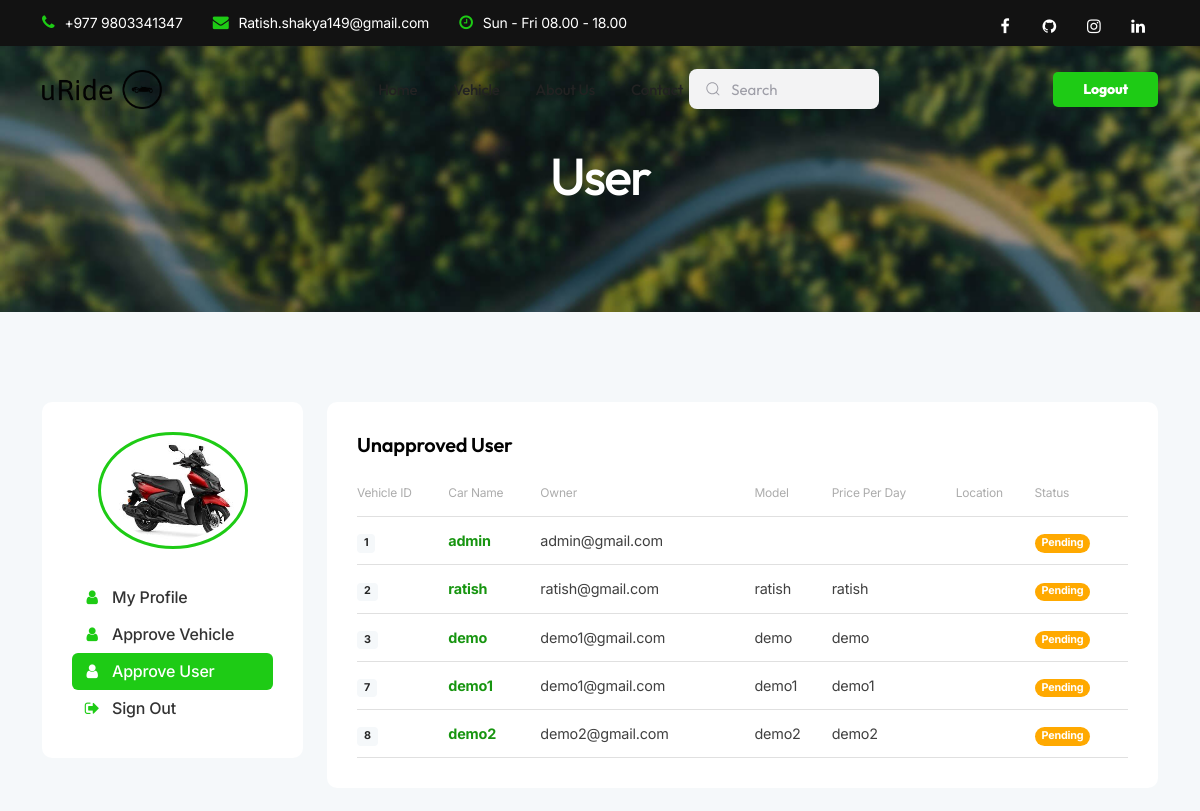
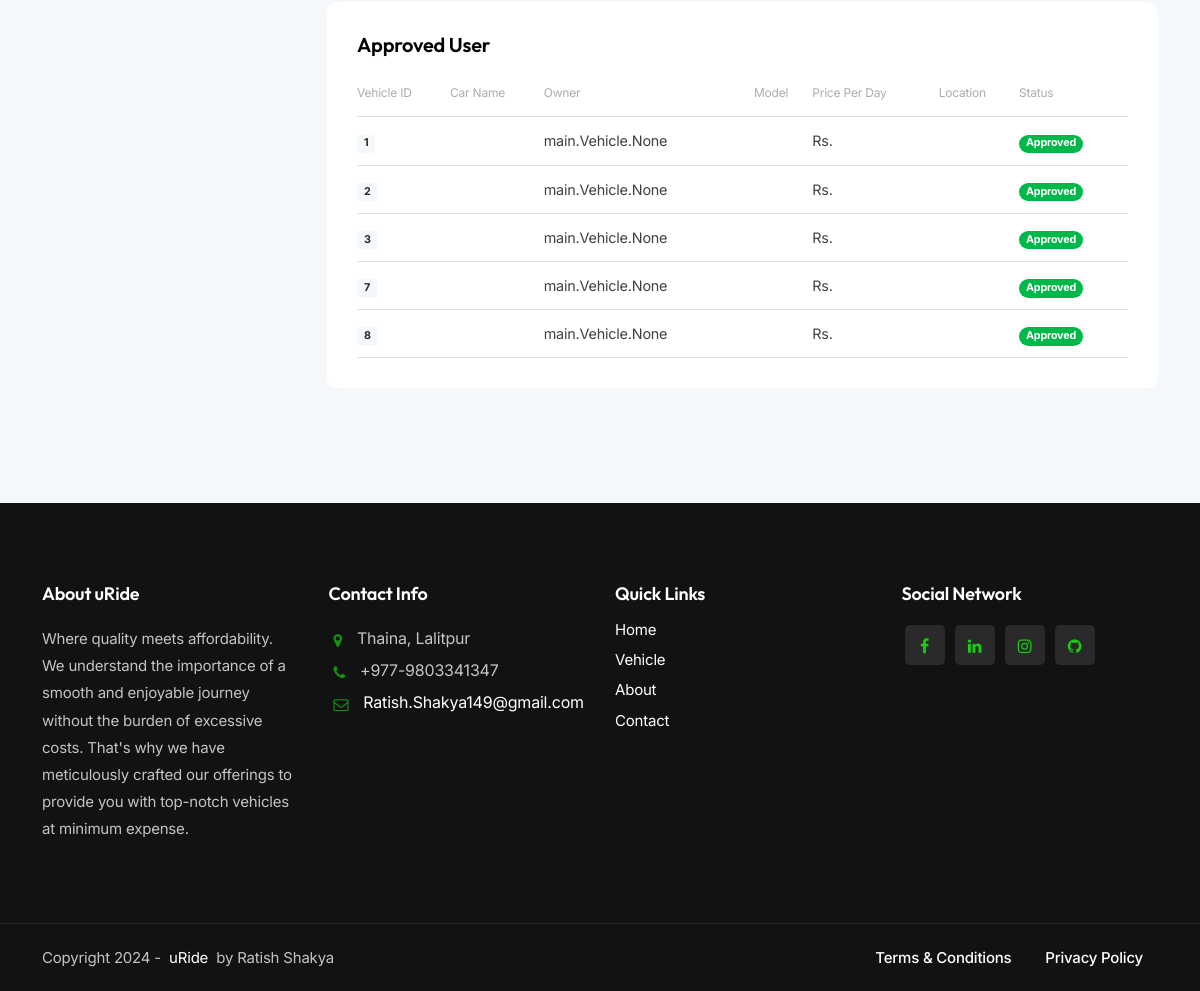
/user-approve/ (signed in), run on an earlier commit of the app's database (2 pictures, top to bottom).
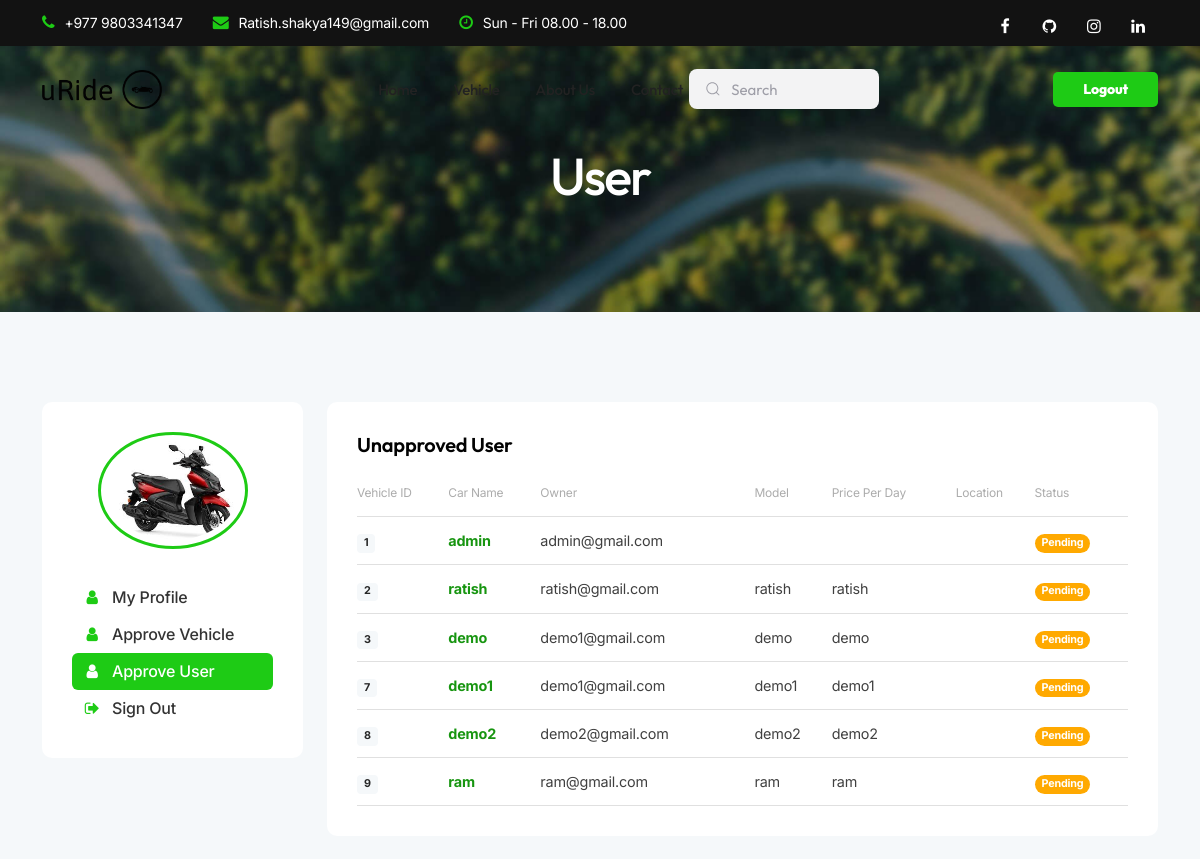
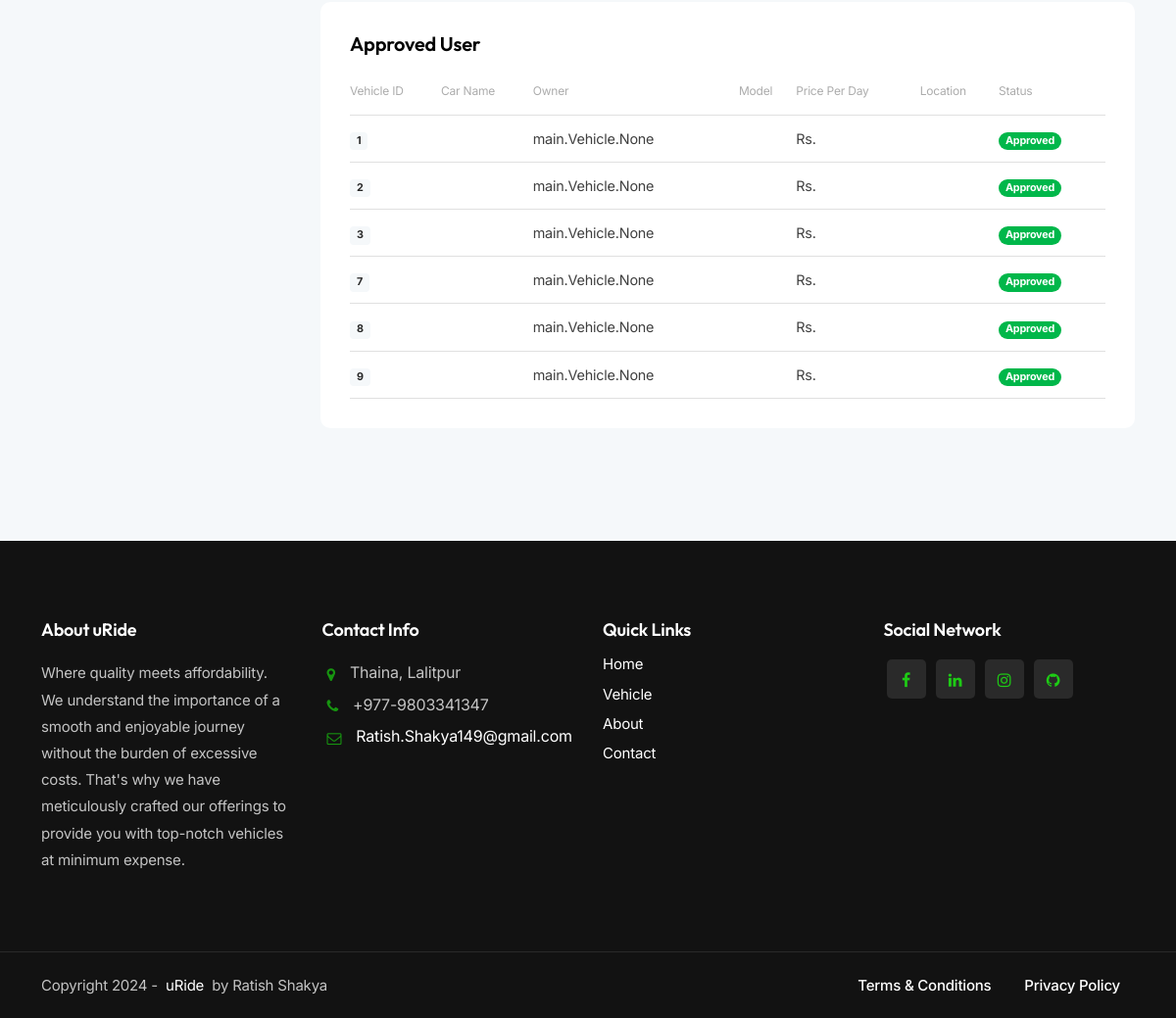
And on a later commit of the database (2 pictures, top to bottom).
### main/models.py (models this page shows, shortened)
class Profile(models.Model):
    user = models.OneToOneField(User, on_delete=models.CASCADE)
    profile_picture = models.ImageField(upload_to='profile_pictures/', blank=True, null=True)
    full_name = models.CharField(max_length=20, blank=True, null=True)
    phone_number = models.CharField(max_length=10, blank=True, null=True)
    licence_picture = models.ImageField(upload_to='licence_pictures/', blank=True, null=True)

class User(AbstractUser):
    is_admin = models.BooleanField(default=False)
    is_customer = models.BooleanField(default=True)
    is_owner = models.BooleanField(default=False)
    approved = models.BooleanField(default=False)

### main/views.py (the view)
# urls.py: path('user-approve/',views.approve_user,name='user_approve'),
def approve_user(request):
    user=User.objects.filter(approved=False)
    context={
        'user':user,
        'profile': request.user.profile,
    }
    return render(request, 'pages/admin/user_approve.html',context)

### main/templates/pages/admin/user_approve.html (shortened to what this page needs)
{% extends "pages/admin/admin_base.html" %}
{% block profile_title %}
User
{% endblock profile_title %}
{% block profile_content %}
<div class="col-lg-9">
  <div class="card padding30 rounded-5 mb25">
    <h4>Unapproved User</h4>
    <table class="table de-table">
      <thead>
        <tr>
          <th scope="col"><span class="fs-12 text-gray">Vehicle ID</span></th>
          <th scope="col"><span class="fs-12 text-gray">Car Name</span></th>
          <th scope="col"><span class="fs-12 text-gray">Owner</span></th>
          <th scope="col"><span class="fs-12 text-gray">Model</span></th>
          <th scope="col"><span class="fs-12 text-gray">Price Per Day</span></th>
          <th scope="col"><span class="fs-12 text-gray">Location</span></th>
          <th scope="col"><span class="fs-12 text-gray">Status</span></th>
        </tr>
      </thead>
      <tbody>
        {% for item in user %}
        <tr>
          <td><span class="d-lg-none d-sm-block">Vehicle ID</span>
            <div class="badge bg-gray-100 text-dark">{{item.id}}</div>
          </td>
          <td><span class="d-lg-none d-sm-block">Car Name</span><a href="{% url 'vehicle_approve_detail' item.id %}"><span class="bold">{{item.username}}</span></a></td>
          <td><span class="d-lg-none d-sm-block">Owner</span>{{item.email}}</td>
          <td><span class="d-lg-none d-sm-block">Model</span>{{item.first_name}}</td>
          <td><span class="d-lg-none d-sm-block">Price Per Day</span>{{item.last_name}}</td>
          <td><span class="d-lg-none d-sm-block">Location</span>{{item.vehicle_location}}</td>
          <td>
            <div class="badge rounded-pill bg-warning">Pending</div>
          </td>
        </tr>
        {% endfor %}
      </tbody>
    </table>
  </div>
  <div class="card padding30 rounded-5 mb25">
    <h4>Approved User</h4>
    <table class="table de-table">
      <thead>
        <tr>
          <th scope="col"><span class="fs-12 text-gray">Vehicle ID</span></th>
          <th scope="col"><span class="fs-12 text-gray">Car Name</span></th>
          <th scope="col"><span class="fs-12 text-gray">Owner</span></th>
          <th scope="col"><span class="fs-12 text-gray">Model</span></th>
          <th scope="col"><span class="fs-12 text-gray">Price Per Day</span></th>
          <th scope="col"><span class="fs-12 text-gray">Location</span></th>
          <th scope="col"><span class="fs-12 text-gray">Status</span></th>
        </tr>
      </thead>
      <tbody>
        {% for approve in user %}
        <tr>
          <td><span class="d-lg-none d-sm-block">Vehicle ID</span>
            <div class="badge bg-gray-100 text-dark">{{approve.id}}</div>
          </td>
          <td><span class="d-lg-none d-sm-block">Car Name</span></td>
          <td><span class="d-lg-none d-sm-block">Pick Up Location</span>{{approve.uploaded_by}}</td>
          <td><span class="d-lg-none d-sm-block">Drop Off Location</span>{{approve.vehicle_model}}</td>
          <td><span class="d-lg-none d-sm-block">Pick Up Date</span>Rs. {{approve.price_per_day}}</td>
          <td><span class="d-lg-none d-sm-block">Return Date</span>{{approve.vehicle_location}}</td>
          <td>
            <div class="badge rounded-pill bg-success  ">Approved</div>
          </td>
        </tr>
        {% endfor %}
      </tbody>
    </table>
  </div>
</div>
{% endblock profile_content %}

### main/templates/pages/admin/admin_base.html (shortened to what this page needs)
{% extends "base.html" %}
{% load static %}
{% block content %}
<div class="no-bottom no-top zebra" id="content">
    <section id="subheader" class="jarallax text-light">
        <img src="{% static 'images/background/14.jpg' %} " class="jarallax-img" alt="">
        <div class="center-y relative text-center">
            <div class="container">
                <div class="row">
                    <div class="col-md-12 text-center">
                        <h1>
                            {% block profile_title %}
                            {% endblock profile_title %}
                        </h1>
                    </div>
                </div>
            </div>
        </div>
    </section>
    <section id="section-settings" class="bg-gray-100">
        <div class="container">
            <div class="row">
                <div class="col-lg-3 mb30">
                    <div class="card padding30 rounded-5">
                        <div class="profile_avatar">
                            {% if profile.profile_picture.url %}
                            <div class="profile_img">
                                <img src="{{profile.profile_picture.url}}" alt="">
                            </div>
                            {% else %}
                            <div class="profile_img">
                                <img src="{% static 'images/profile/1.jpg' %}" alt="">
                            </div>
                            {% endif %}
                        </div>
                        <div class="spacer-20"></div>
                        <ul class="menu-col">
                            <li><a href="{% url 'admin_profile' %}" class=""><i class="fa fa-user"></i>My
                                    Profile</a></li>
                            <li><a href="{% url 'vehicle_approve' %}" class=""><i class="fa fa-user"></i>Approve Vehicle</a></li>
                            <li><a href="{% url 'user_approve' %}" class="{% if request.path == '/user-approve/' %}
                                        active
                                      {% endif %}"><i class="fa fa-user"></i>Approve User</a></li>
                            <li><a href="{% url 'logout' %}"><i class="fa fa-sign-out"></i>Sign Out</a></li>
                        </ul>
                    </div>
                </div>
                {% block profile_content %}
                {% endblock profile_content %}
            </div>
        </div>
    </section>
    {% endblock content %}

### main/templates/base.html (shortened to what this page needs)
{% load static %}
<!DOCTYPE html>
<html lang="zxx">
<head>
  <link href="{% static 'css/bootstrap.min.css' %} " rel="stylesheet" type="text/css" id="bootstrap" />
  <link href="{% static 'css/mdb.min.css' %}" rel="stylesheet" type="text/css" id="mdb" />
  <link href="{% static 'css/plugins.css' %}" rel="stylesheet" type="text/css" />
  <link href="{% static 'css/style.css' %}" rel="stylesheet" type="text/css" />
  <link href="{% static 'css/coloring.css' %}" rel="stylesheet" type="text/css" />
  <link href="{% static 'css/search.css' %}" rel="stylesheet" type="text/css" />
  <link id="colors" href="{% static 'css/colors/scheme-01.css' %}" rel="stylesheet" type="text/css" />
</head>
<body>
  <div id="wrapper">
    <header class="transparent header-light scroll-light has-topbar">
      <div id="topbar" class="topbar-dark text-light">
        <div class="container">
          <div class="topbar-left xs-hide">
            <div class="topbar-widget">
              <div class="topbar-widget">
                <a href="tel:9803341347"><i class="fa fa-phone"></i>+977 9803341347</a>
              </div>
              <div class="topbar-widget">
                <a href="mailto:Ratish.shakya149@gmail.com"><i class="fa fa-envelope"></i>Ratish.shakya149@gmail.com</a>
              </div>
              <div class="topbar-widget">
                <a href="#"><i class="fa fa-clock-o"></i>Sun - Fri 08.00 - 18.00</a>
              </div>
            </div>
          </div>
          <div class="topbar-right">
            <div class="social-icons">
              <a href="https://www.facebook.com/newar.kto.123276"><i class="fa fa-facebook fa-lg"></i></a>
              <a href="https://github.com/Ratish149"><i class="fa fa-github fa-lg"></i></a>
              <a href="https://www.instagram.com/_ratish_347__/"><i class="fa fa-instagram fa-lg"></i></a>
              <a href="https://www.linkedin.com/in/ratish-shakya-3ba780306/"><i class="fa fa-linkedin fa-lg"></i></a>
            </div>
          </div>
          <div class="clearfix"></div>
        </div>
      </div>
      <div class="container">
        <div class="row">
          <div class="col-md-12">
            <div class="de-flex sm-pt10">
              <div class="de-flex-col">
                <div class="de-flex-col">
                  <div id="logo">
                    <a href="{% url 'home' %}">
                      <img class="logo-2" src="{% static 'images/logo.png' %}" alt="" />
                    </a>
                  </div>
                </div>
              </div>
              <div class="de-flex-col header-col-mid">
                <ul id="mainmenu">
                  <li>
                    <a class="menu-item" href="{% url 'home' %}">Home</a>
                  </li>
                  <li>
                    <a class="menu-item" href="{% url 'cars' %}">Vehicle</a>
                  </li>
                  <li>
                    <a class="menu-item" href="{% url 'about' %}">About Us</a>
                  </li>
                  <li>
                    <a class="menu-item" href="{% url 'contact' %}">Contact</a>
                  </li>
                  <li>
                    <form action="{% url 'cars' %}" method="GET">
                    <div class="group menu-item">
                      <input name="searched_text" placeholder="Search" type="search" class="input">
                    </div>
                   </form>
                  </li>
                </ul>
            </div>
              <div class="de-flex-col">
                <div class="menu_side_area">
                {% if request.user.is_authenticated %}
                <a href="{% url 'logout' %}" class="btn-main">Logout</a>
                {% endif %}
                </div>
            </div>
            </div>
          </div>
        </div>
      </div>
    </header>
    {% block content %} {% endblock content %}
    <footer class="text-light">
      <div class="container">
        <div class="row g-custom-x">
          <div class="col-lg-3">
            <div class="widget">
              <h5>About uRide</h5>
              <p>
                Where quality meets affordability. We understand the
                importance of a smooth and enjoyable journey without the
                burden of excessive costs. That's why we have meticulously
                crafted our offerings to provide you with top-notch vehicles
                at minimum expense.
              </p>
            </div>
          </div>
          <div class="col-lg-3">
            <div class="widget">
              <h5>Contact Info</h5>
              <address class="s1">
                <span><i class="id-color fa fa-map-marker fa-lg"></i>Thaina, Lalitpur</span>
                <span><i class="id-color fa fa-phone fa-lg"></i>+977-9803341347</span>
                <span><i class="id-color fa fa-envelope-o fa-lg"></i><a
                    href="mailto:contact@example.com">Ratish.Shakya149@gmail.com</a></span>
              </address>
            </div>
          </div>
          <div class="col-lg-3">
            <h5>Quick Links</h5>
            <div class="row">
              <div class="col-lg-6">
                <div class="widget">
                  <ul>
                    <li><a href="{% url 'home' %}">Home</a></li>
                    <li><a href="{% url 'cars' %}">Vehicle</a></li>
                    <li><a href="{% url 'about' %}">About</a></li>
                    <li><a href="{% url 'contact' %}">Contact</a></li>
                  </ul>
                </div>
              </div>
            </div>
          </div>
          <div class="col-lg-3">
            <div class="widget">
              <h5>Social Network</h5>
              <div class="social-icons">
                <a href="https://www.facebook.com/newar.kto.123276"><i class="fa fa-facebook fa-lg"></i></a>
                <a href="https://www.linkedin.com/in/ratish-shakya-3ba780306/"><i class="fa fa-linkedin fa-lg"></i></a>
                <a href="https://www.instagram.com/_ratish_347__/"><i class="fa fa-instagram fa-lg"></i></a>
                <a href="https://github.com/Ratish149"><i class="fa fa-github fa-lg"></i></a>
              </div>
            </div>
          </div>
        </div>
      </div>
      <div class="subfooter">
        <div class="container">
          <div class="row">
            <div class="col-md-12">
              <div class="de-flex">
                <div class="de-flex-col">
                    Copyright 2024 - &nbsp;<a href="{% url 'home' %}">uRide </a> &nbsp; by Ratish Shakya
                </div>
                <ul class="menu-simple">
                  <li><a href="#">Terms &amp; Conditions</a></li>
                  <li><a href="#">Privacy Policy</a></li>
                </ul>
              </div>
            </div>
          </div>
        </div>
      </div>
    </footer>
  </div>
</body>
</html>

### main/static/css/search.css (style rules this page uses)
.group { display: flex; line-height: 28px; align-items: center; position: relative; max-width: 190px; margin-top: 23px; }
.input { width: 100%; height: 40px; line-height: 28px; padding: 0 1rem; padding-left: 2.5rem; border: 2px solid transparent; border-radius: 8px; outline: none; background-color: #f3f3f4; color: #0d0c22; transition: .3s ease; }
.input::placeholder { color: #9e9ea7; }
.icon { position: absolute; left: 1rem; fill: #9e9ea7; width: 1rem; height: 1rem; }

### main/static/css/colors/scheme-01.css (style rules this page uses)
:root { --primary-color: #1ECB15; --primary-color-rgb: 120, 202, 92; --secondary-color: #179510; --secondary-color-rgb: 23, 149, 16; }

What changed in the data, as far as the page shows it:
added User: id "9", username "ram", email "ram@gmail.com", first_name "ram", last_name "ram", uploaded_by "main.Vehicle.None"
